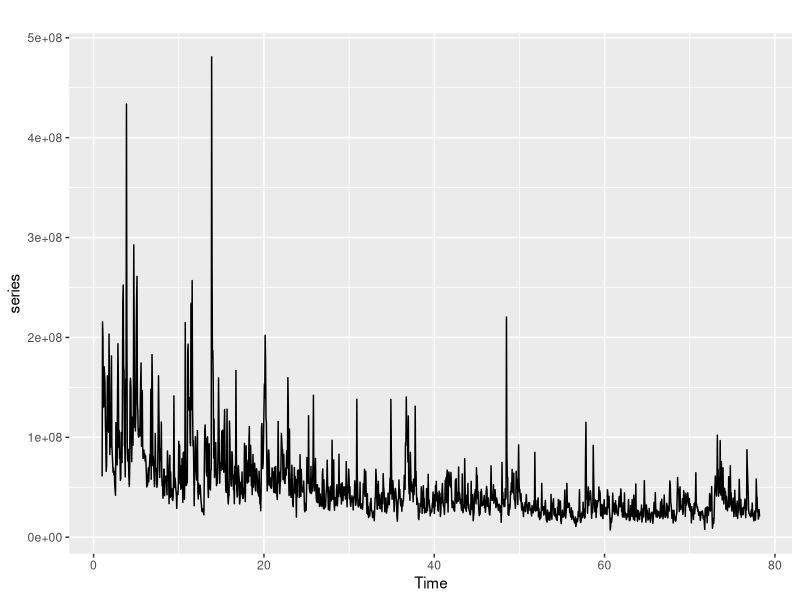
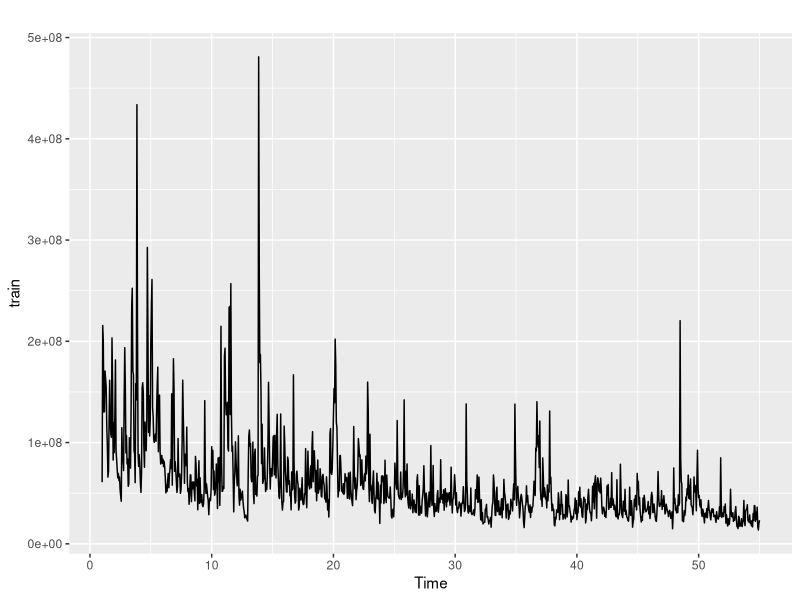
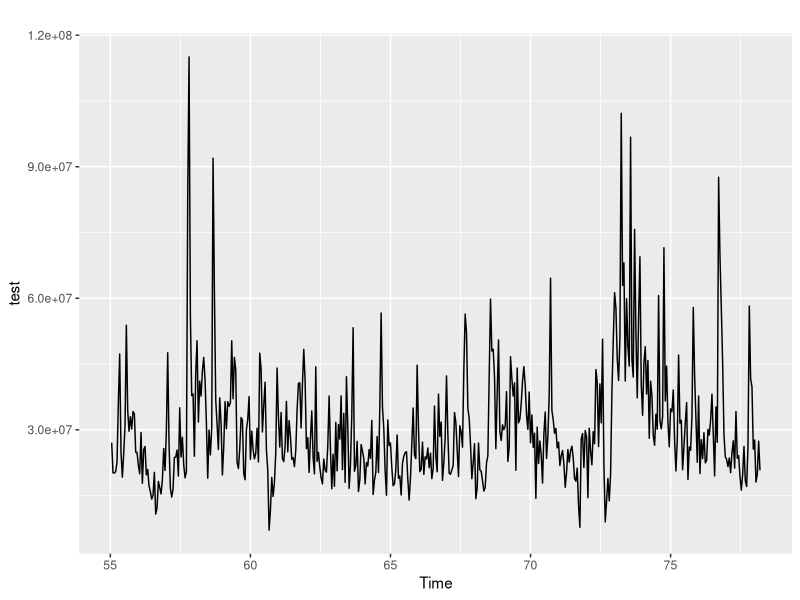
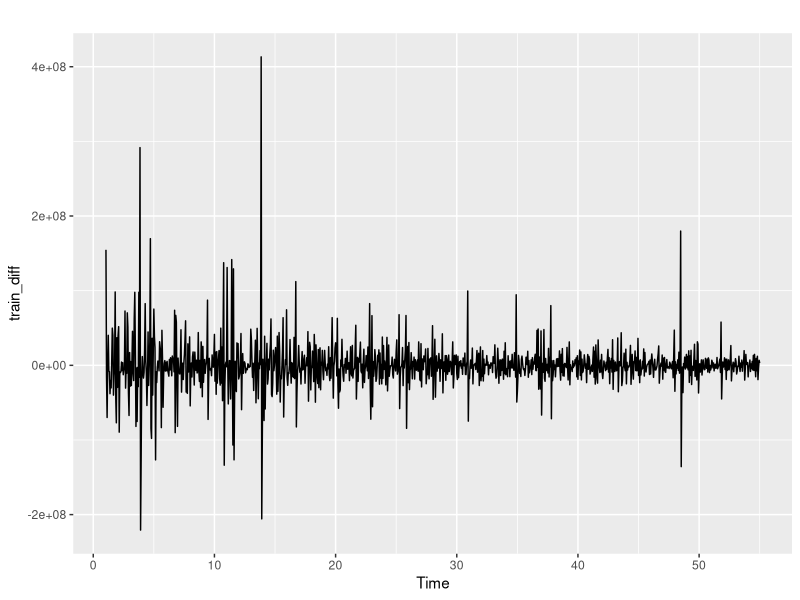
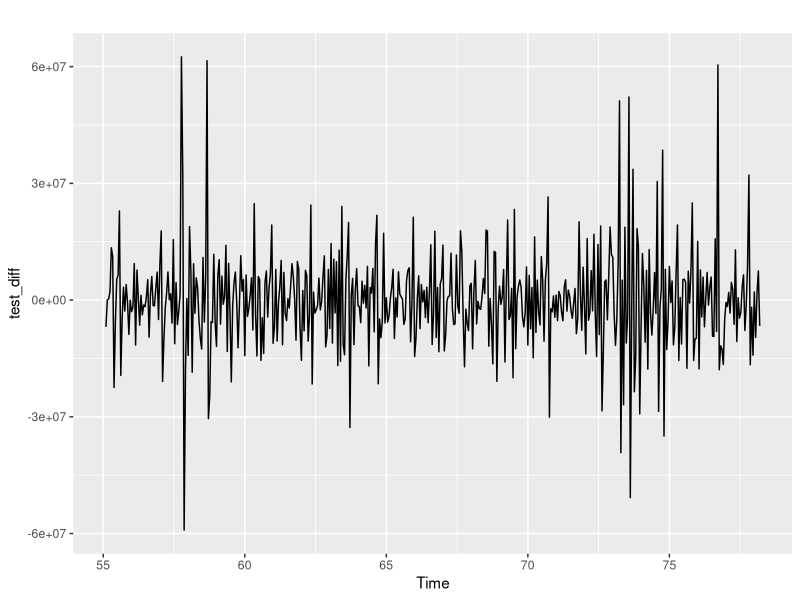
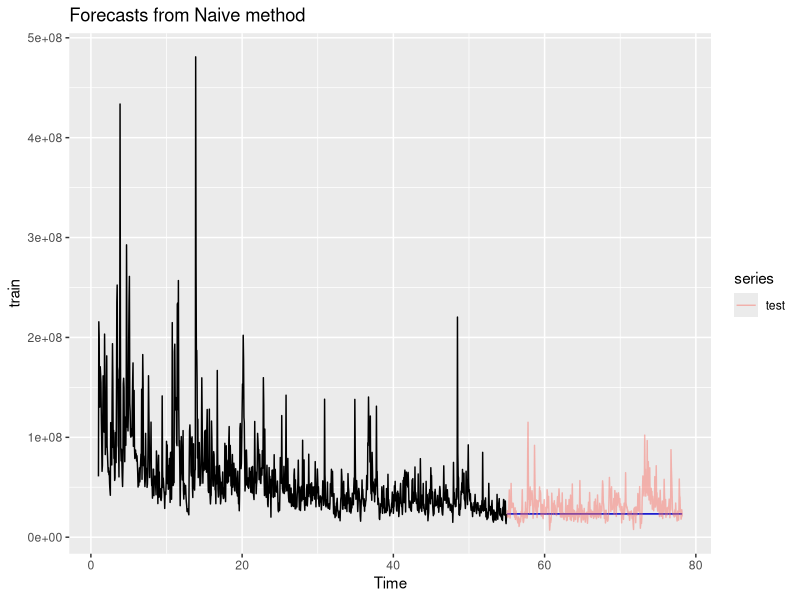
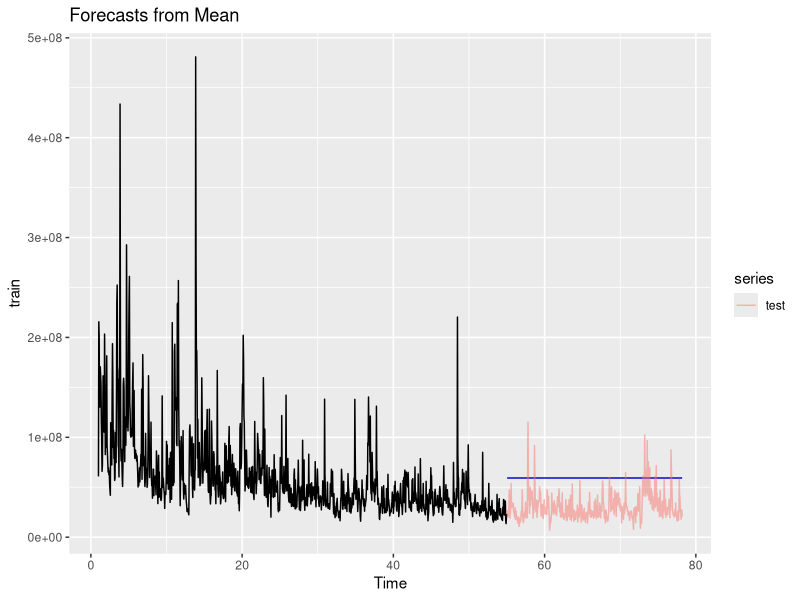
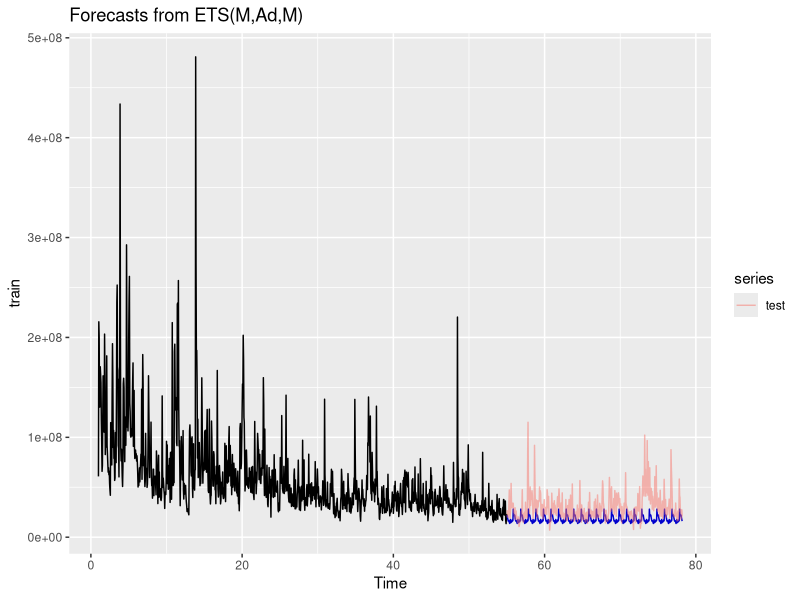

Here is the R script that generated these plots, in order: (Note: a time limit stopped this script after it produced the figures.)
## ---- chunk 1
library(tidyverse)
library(forecast)
library(urca)
## ---- chunk 2
# knitting
show_code <- FALSE

# data
category <- 'S02'
variable <- 'Var02'
frequency <- 21

# outliers
outlier_removal <- TRUE

# missing values (method must be 'linear' or 'spline')
interpolate <- TRUE
missing_method <- 'linear' 

# skewness (method must be 'BoxCox' or 'log')
transform <- FALSE
trans_method <- 'BoxCox'
transform_diff <- FALSE
trans_method_diff <- 'BoxCox'

# seasonality
seasonal_periods <- c(5,21,252)

# arima
p <- 2
d <- 1
q <- 2
drift <- FALSE

# auto arima
approximation <- FALSE
stepwise <- FALSE

# seasonal arima
p_s <- 1
d_s <- 0
q_s <- 1
drift_s <- FALSE
## ---- chunk 3
xl <- readxl::read_excel('data/DATA624_Project1_Data_Schema.xlsx',
                 sheet = category, skip = 2)

series <- xl[1:1622,variable]

series <- ts(deframe(series), frequency = frequency)

head(series)
autoplot(series)
## ---- chunk 4
train <- head(series, round(length(series) * 0.7))
test <- tail(series, round(length(series) * 0.3))

cat('Obs. in test set:',length(train),
    '\nObs. in test set:',length(test),
    '\nTotal observations:',length(series))
    
autoplot(train)
autoplot(test)
## ---- chunk 5
train_diff <- diff(train)
test_diff <- diff(test)

autoplot(train_diff)
autoplot(test_diff)
## ---- chunk 6
naive_model <- naive(train, h = length(test), level = 0)
autoplot(naive_model) + 
  autolayer(test, alpha = 0.5)

mean_model <- meanf(train, h = length(test), level = 0)
autoplot(mean_model) + 
  autolayer(test, alpha = 0.5)

ets_model <- ets(train, na.action = 'na.interp')
ets_forecast <- forecast(ets_model, h = length(test), PI = FALSE)
autoplot(ets_forecast) +
  autolayer(test, alpha = 0.5)
## ---- chunk 7
naive_model_d <- naive(train_diff, h = length(test), level = 0)
naive_model_d_levels <- ts(cumsum(c(tail(train,1), naive_model_d$mean)),
                           frequency = frequency, start = time(test)[1])
autoplot(train) + 
  autolayer(naive_model_d_levels) + 
  autolayer(test, alpha = 0.5) + 
  scale_color_manual(values = c('blue','red'),
                     label = c('actual','prediction'))

mean_model_d <- meanf(train_diff, h = length(test), level = 0)
mean_model_d_levels <- ts(cumsum(c(tail(train,1), mean_model_d$mean)),
                          frequency = frequency, start = time(test)[1])
autoplot(train) + 
  autolayer(mean_model_d_levels) + 
  autolayer(test, alpha = 0.5) + 
  scale_color_manual(values = c('blue','red'),
                     label = c('actual','prediction'))

ets_model_d <- ets(train_diff)
ets_forecast_d <- forecast(ets_model_d, h = length(test), PI = FALSE)
ets_model_d_levels <- ts(cumsum(c(tail(train,1), ets_forecast_d$mean)),
                         frequency = frequency, start = time(test)[1])
autoplot(train, na.action = 'na.interp') + 
  autolayer(ets_model_d_levels) + 
  autolayer(test, alpha = 0.5) + 
  scale_color_manual(values = c('blue','red'),
                     label = c('actual','prediction'))
## ---- chunk 8
ggplot(fortify(train), aes(x,y)) +
  geom_point(
    color = if_else(time(train) %in% tsoutliers(train)$index,
                    'red', 'black'))

ggplot(fortify(train_diff), aes(x,y)) +
  geom_point(
    color = if_else(time(train_diff) %in% tsoutliers(train_diff)$index,
                    'red', 'black'))

if (outlier_removal == TRUE) {
  train <- tsclean(train, replace.missing = FALSE)
  train_diff <- tsclean(train_diff, replace.missing = FALSE)
  cat('Outliers removed.')
}
## ---- chunk 9
length(train[is.na(train)])

if (interpolate == TRUE) {
  if (missing_method == 'linear') {
    train <- zoo::na.approx(train)
    train_diff <- zoo::na.approx(train_diff)
  } else if (missing_method == 'spline') {
    train <- zoo::na.spline(train)
    train_diff <- zoo::na.spline(train_diff)
  }
  cat('Missing values replaced using',missing_method,'method')
}
## ---- chunk 10
ggplot(fortify(train), aes(y)) +
  geom_histogram(bins = 50)

if (transform == TRUE) {
  if (trans_method == 'BoxCox') {
    train <- BoxCox(train, 
                    lambda = BoxCox.lambda(transform, method = 'loglik'))
  } else if (method == 'log') {
    train <- log(train)
  }
  cat('Series transformed using',trans_method)
}

ggplot(fortify(train_diff), aes(y)) +
  geom_histogram(bins = 50)

if (transform_diff == TRUE) {
  if (trans_method_diff == 'BoxCox') {
    train_diff <- BoxCox(train_diff, 
                         lambda = BoxCox.lambda(transform, method = 'loglik'))
  } else if (trans_method_diff == 'log') {
    train_diff <- log(train_diff)
  }
  cat('Differenced series transformed using',trans_method_diff)
}
## ---- chunk 11
summary(ur.kpss(train))

cat('\n################################',
    '\nSuggested number of differences:',
    ndiffs(train))
## ---- chunk 12
for (period in seasonal_periods) {
  seasonal_ts <- ts(train, frequency = period)
  cat('\nSuggested number of seasonal diffs for freq =',period,'-',
      nsdiffs(seasonal_ts))
  print(stl(seasonal_ts,
            s.window = period,
            t.window = period,
            robust = TRUE) %>%
        autoplot())
}
## ---- chunk 13
ggAcf(train)
ggPacf(train)

ggAcf(train_diff)
ggPacf(train_diff)
## ---- chunk 14
arima_model <- Arima(train, order = c(p,d,q), include.drift = drift)
summary(arima_model)
checkresiduals(arima_model)
arima_forecast <- forecast(arima_model, h = length(test))
autoplot(arima_forecast) +
  autolayer(test, alpha = 0.5)
## ---- chunk 15
arima_model_s <- Arima(train, 
                       order = c(p,d,q), 
                       seasonal = c(p_s,d_s,q_s), 
                       include.drift = drift_s)
summary(arima_model_s)
checkresiduals(arima_model_s)
arima_forecast_s <- forecast(arima_model_s, h = length(test))
autoplot(arima_forecast_s) +
  autolayer(test, alpha = 0.5)
## ---- chunk 16
autoarima_model <- auto.arima(train, 
                              approximation = approximation, 
                              stepwise = stepwise)
summary(autoarima_model)
checkresiduals(autoarima_model)
autoarima_forecast <- forecast(autoarima_model, h = length(test))
autoplot(autoarima_forecast) +
  autolayer(test, alpha = 0.5)
## ---- chunk 17
naive_mape <- mean(abs(naive_model$mean - test) / test, na.rm = TRUE)
naive_mape_d <- mean(abs(naive_model_d_levels - test) / test, na.rm = TRUE)
mean_mape <- mean(abs(mean_model$mean - test) / test, na.rm = TRUE)
mean_mape_d <- mean(abs(mean_model_d_levels - test) / test, na.rm = TRUE)
ets_mape <- mean(abs(ets_forecast$mean - test) / test, na.rm = TRUE)
ets_mape_d <- mean(abs(ets_model_d_levels - test) / test, na.rm = TRUE)

arima_mape <- mean(
  abs(arima_forecast$mean - test) / test, na.rm = TRUE)

arima_mape_s <- mean(
  abs(arima_forecast_s$mean - test) / test, na.rm = TRUE)

autoarima_mape <- mean(
  abs(autoarima_forecast$mean - test) / test, na.rm = TRUE)

results <- data.frame(
  model = c('naive','naive_d',
            'mean','mean_d',
            'ets','ets_d',
            'arima','seasonal arima', 'autoarima'),
  mape = c(naive_mape, naive_mape_d,
           mean_mape, mean_mape_d,
           ets_mape, ets_mape_d,
           arima_mape, arima_mape_s, autoarima_mape)
)

results %>%
  arrange(mape)
